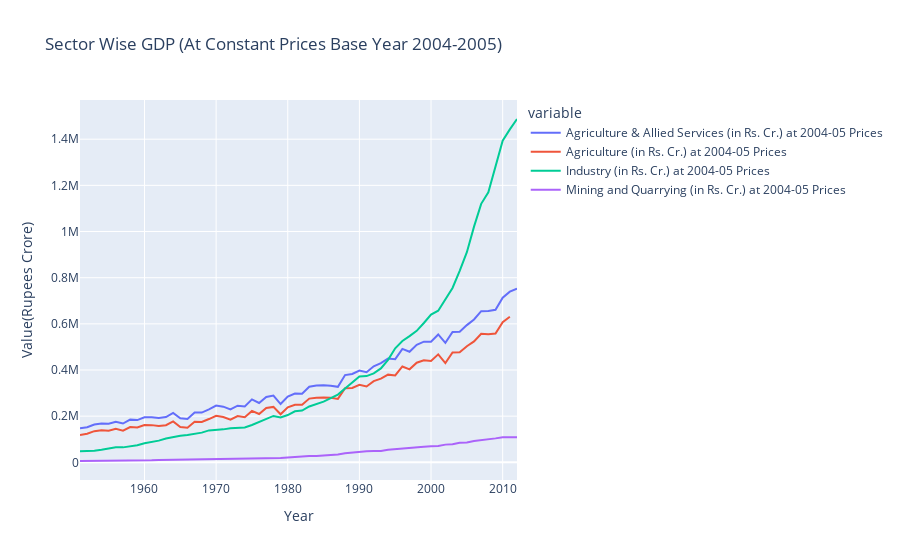

Notebook code cell kept with this figure:
### Markdown cell above
# Sector wise GDP

### Code cell
gdp_major_sector = pd.read_csv('Final/gdp_major_sector.csv')
title = "Sector Wise GDP (At Constant Prices Base Year 2004-2005)"
fig = px.line(gdp_major_sector, x='Financial Year', y=['Agriculture & Allied Services (in Rs. Cr.) at 2004-05 Prices',
       'Agriculture (in Rs. Cr.) at 2004-05 Prices',
       'Industry (in Rs. Cr.) at 2004-05 Prices',
       'Mining and Quarrying (in Rs. Cr.) at 2004-05 Prices'], title=title)

fig.update_layout(xaxis_title='Year', yaxis_title='Value(Rupees Crore)')

fig.show()
